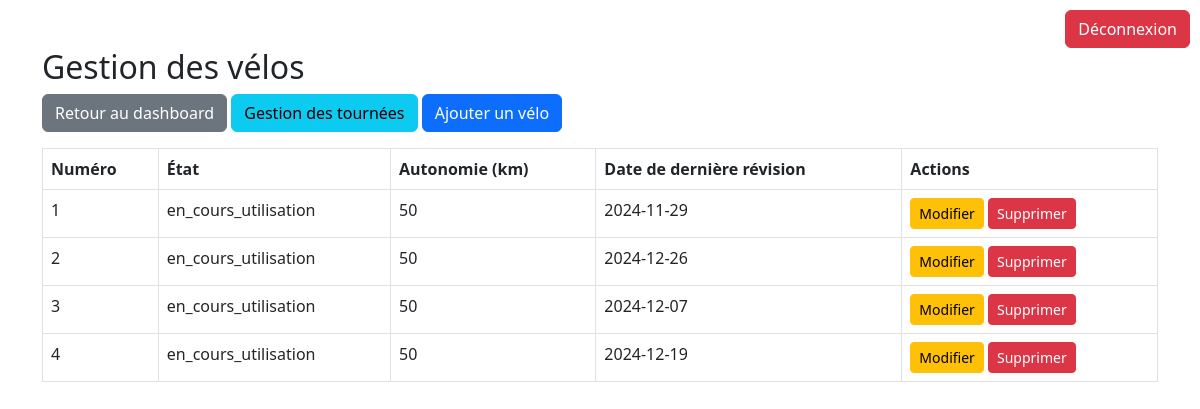
The page /gestionnaire_reseau/gestion_velos.php (signed in) on the database its author committed.
### tables this page shows
CREATE TABLE `velos` (
  `id` int(11) NOT NULL,
  `numero` varchar(50) NOT NULL,
  `etat` varchar(50) NOT NULL DEFAULT 'operationnel',
  `autonomie_km` int(11) NOT NULL DEFAULT 50,
  `date_derniere_revision` date DEFAULT NULL
);

### gestionnaire_reseau/gestion_velos.php (the view, shortened to what this page needs)
<?php
$servername = "localhost";
$username_db = "root";
$password_db = "";
$dbname = "poubelle_verte";
$conn = new mysqli($servername, $username_db, $password_db, $dbname);
$sqlVelos = "SELECT id, numero, etat, autonomie_km, date_derniere_revision FROM velos";
$resultVelos = $conn->query($sqlVelos);
?>
<!DOCTYPE html>
<html>
<head>
    <link rel="stylesheet" href="https://cdn.jsdelivr.net/npm/bootstrap@5.3.0/dist/css/bootstrap.min.css">
</head>
<body>
    <div class="container mt-5">
        <h2>Gestion des vélos</h2>
        <a href="../logout.php" class="btn btn-danger logout-btn">Déconnexion</a>
        <a href="gestionnaire_reseau.php" class="btn btn-secondary mb-3">Retour au dashboard</a>
        <a href="gestion_tournees.php" class="btn btn-info mb-3">Gestion des tournées</a>
        <a href="ajouter_velo.php" class="btn btn-primary mb-3">Ajouter un vélo</a>
        <table class="table table-bordered">
            <thead>
                <tr>
                    <th>Numéro</th>
                    <th>État</th>
                    <th>Autonomie (km)</th>
                    <th>Date de dernière révision</th>
                    <th>Actions</th>
                </tr>
            </thead>
            <tbody>
                <?php
                if ($resultVelos->num_rows > 0) {
                    while($velo = $resultVelos->fetch_assoc()) {
                        echo "<tr>";
                        echo "<td>" . $velo['numero'] . "</td>";
                        echo "<td>" . $velo['etat'] . "</td>";
                        echo "<td>" . $velo['autonomie_km'] . "</td>";
                        echo "<td>" . $velo['date_derniere_revision'] . "</td>";
                        echo "<td>
                                <a href='modifier_velo.php?id=" . $velo['id'] . "' class='btn btn-warning btn-sm'>Modifier</a>
                                <a href='supprimer_velo.php?id=" . $velo['id'] . "' class='btn btn-danger btn-sm' onclick='return confirm(\"Êtes-vous sûr de vouloir supprimer ce vélo ?\");'>Supprimer</a>
                              </td>";
                        echo "</tr>";
                    }
                } else {
                    echo "<tr><td colspan='6' class='text-center'>Aucun vélo trouvé</td></tr>";
                }
                ?>
            </tbody>
        </table>
    </div>
</body>
</html>

### gestionnaire_reseau/gestion_velos.php (style rules this page uses)
.logout-btn { position: absolute; top: 10px; right: 10px; }

### rows shown on the page
velos: numero "1", etat "en_cours_utilisation", autonomie_km "50", date_derniere_revision "2024-11-29"
velos: numero "2", etat "en_cours_utilisation", autonomie_km "50", date_derniere_revision "2024-12-26"
velos: numero "3", etat "en_cours_utilisation", autonomie_km "50", date_derniere_revision "2024-12-07"
velos: numero "4", etat "en_cours_utilisation", autonomie_km "50", date_derniere_revision "2024-12-19"
